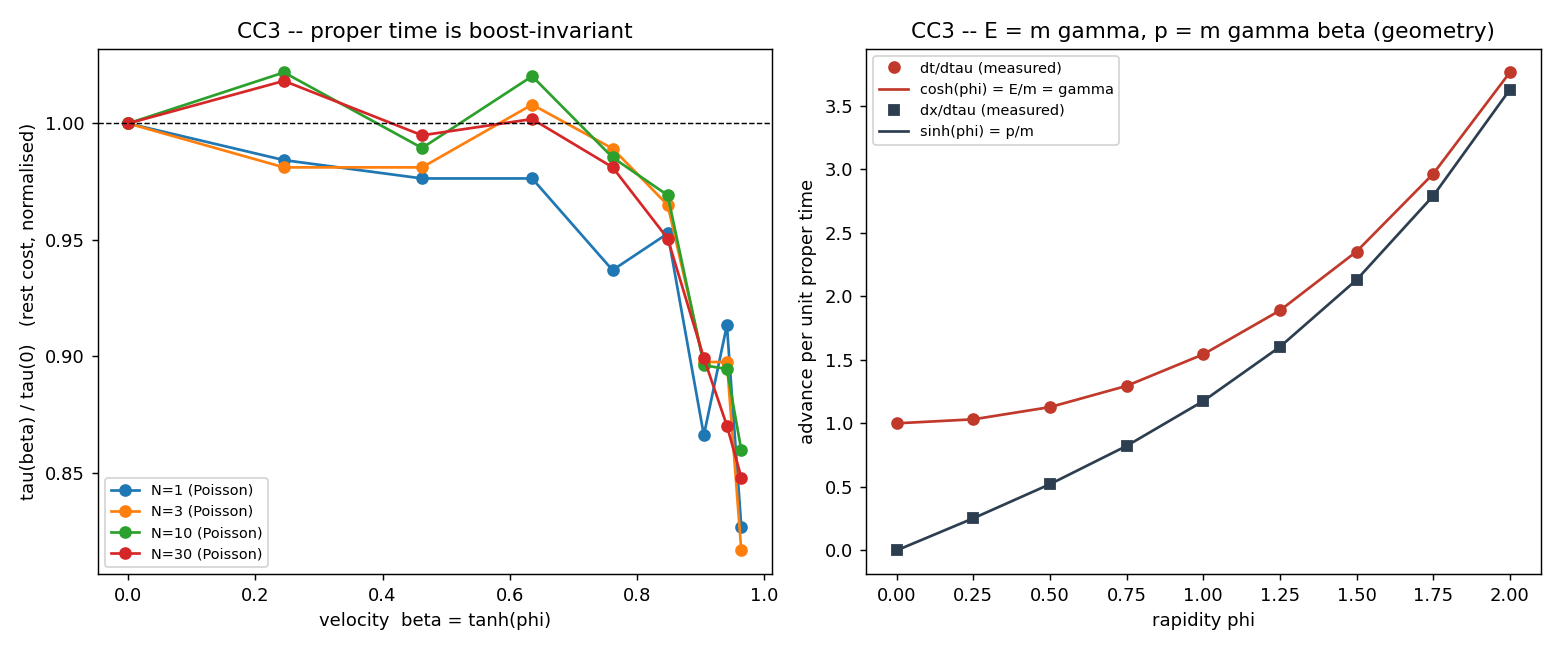

Source code (Python):
"""CC3 -- Lorentz invariance of the cost: is tau(N) a true rest mass?

CC2 found the measured proper time tau(N) (longest causal chain through the
structure) is proportional to N.  A genuine REST mass must be Lorentz invariant:
the SAME structure, boosted to velocity beta, must have the SAME tau.

TEST (the clean isotropy test of R1 / M2, here on the constructed structures):
  * boost each structure by a range of rapidities phi (beta = tanh phi up to ~0.96),
    a pure coordinate map t' = t cosh phi + x sinh phi (NO dilation factor),
  * remeasure tau in the Poisson medium (20 seeds per rapidity).  Lorentz invariance
    => tau(phi) flat, small coefficient of variation CV.
  * regular-LATTICE medium control: anisotropic, so tau swings with direction -> CV
    large.  Separation CV_poisson << CV_lattice is the signature.

We ALSO verify the energy/momentum content directly from the geometry of a unit
proper-time interval: coordinate time per proper time is cosh phi and the spatial
advance is sinh phi.  With m = tau (invariant), this is E = m cosh phi and
p = m sinh phi -- i.e. E = m gamma, p = m gamma beta -- WITHOUT ever writing the
factor 1/sqrt(1-beta^2).  (cosh phi equals it for beta = tanh phi; we only use the
hyperbolic form, exactly as R1/e1 did.)

Output: CC3_lorentz.{md,json,png}.
"""

from __future__ import annotations

import sys
from pathlib import Path

import matplotlib
matplotlib.use("Agg")
import matplotlib.pyplot as plt
import numpy as np

import complexity_core as cc

sys.path.insert(0, str(Path(__file__).resolve().parents[3] / "src"))
from causal_core import lattice_box  # noqa: E402

RHO = 60.0
RAPIDITIES = np.linspace(0.0, 2.0, 9)        # beta = tanh up to ~0.964
N_TEST = [1, 3, 10, 30]                       # skip N=0 (tau=0) and N=100 (slow)
SEEDS = range(12)


def _chain_in_diamond_lattice(struct, spacing):
    """Lattice-medium proper time: longest chain through each diamond on a regular
    grid (the anisotropic control).  Same selection as the Poisson version."""
    ev = struct["events"]
    total = 0
    pad = 0.15
    for (s, bp, bm, m) in struct["diamonds"]:
        A, B = ev[s], ev[m]
        box = [(A[0] - pad, B[0] + pad),
               (min(ev[bp][1], ev[bm][1]) - pad, max(ev[bp][1], ev[bm][1]) + pad)]
        pts = lattice_box(spacing, box)
        if len(pts):
            dtA = pts[:, 0] - A[0]; dx2A = (pts[:, 1] - A[1]) ** 2
            fa = (dtA > 0) & (dtA * dtA > dx2A)
            dtB = B[0] - pts[:, 0]; dx2B = (pts[:, 1] - B[1]) ** 2
            fb = (dtB > 0) & (dtB * dtB > dx2B)
            pts = pts[fa & fb]
        core = np.vstack([A, B, pts]) if len(pts) else np.vstack([A, B])
        total += cc.longest_chain(core)
    return total


def boost_invariance():
    """tau(N, phi) for Poisson and lattice media; return per-N CVs over rapidity."""
    results = {}
    spacing = RHO ** -0.5
    for N in N_TEST:
        s0 = cc.build_structure(N)
        tau_pois, tau_lat = [], []
        for phi in RAPIDITIES:
            sb = cc.boost(s0, phi)
            taus = []
            for seed in SEEDS:
                rng = np.random.default_rng(9000 + seed + int(phi * 100))
                taus.append(cc.proper_time(sb, RHO, rng))
            tau_pois.append(float(np.mean(taus)))
            tau_lat.append(float(_chain_in_diamond_lattice(sb, spacing)))
        tp, tl = np.array(tau_pois), np.array(tau_lat)
        cv_p = float(np.std(tp) / np.mean(tp))
        cv_l = float(np.std(tl) / np.mean(tl)) if np.mean(tl) > 0 else float("nan")
        results[N] = {"tau_poisson": tp.tolist(), "tau_lattice": tl.tolist(),
                      "cv_poisson": cv_p, "cv_lattice": cv_l,
                      "tau_rest": float(tp[0])}
        print(f"  N={N:3d}: tau_rest={tp[0]:7.1f}  CV_poisson={cv_p:.1%}  "
              f"CV_lattice={cv_l:.1%}")
    return results


def energy_momentum_geometry():
    """Verify dt/dtau = cosh phi and dx/dtau = sinh phi for a unit proper-time
    interval -- i.e. E = m gamma, p = m gamma beta -- as a pure coordinate map."""
    seg = {"events": np.array([[0.0, 0.0], [1.0, 0.0]])}   # unit timelike interval
    dt, dx, pred_ch, pred_sh = [], [], [], []
    for phi in RAPIDITIES:
        b = cc.boost(seg, phi)
        dt.append(float(b["events"][1, 0] - b["events"][0, 0]))
        dx.append(float(b["events"][1, 1] - b["events"][0, 1]))
        pred_ch.append(float(np.cosh(phi)))
        pred_sh.append(float(np.sinh(phi)))
    dt, dx = np.array(dt), np.array(dx)
    err = float(np.max(np.abs(dt - np.array(pred_ch))) +
                np.max(np.abs(dx - np.array(pred_sh))))
    inv = dt ** 2 - dx ** 2                       # must be 1 (the rest interval^2)
    return {"rapidity": RAPIDITIES.tolist(), "dt_over_dtau": dt.tolist(),
            "dx_over_dtau": dx.tolist(), "cosh": pred_ch, "sinh": pred_sh,
            "max_abs_error": err, "invariant_dt2_minus_dx2": inv.tolist(),
            "invariant_max_dev": float(np.max(np.abs(inv - 1.0)))}


def main():
    print("=" * 70)
    print("CC3 -- LORENTZ INVARIANCE OF THE COST (tau as rest mass)")
    print("=" * 70)
    inv = boost_invariance()
    cv_p = np.mean([inv[N]["cv_poisson"] for N in N_TEST])
    cv_l = np.mean([inv[N]["cv_lattice"] for N in N_TEST])
    em = energy_momentum_geometry()

    print("-" * 70)
    print(f"  mean CV_poisson over N = {cv_p:.1%}  (want small)")
    print(f"  mean CV_lattice over N = {cv_l:.1%}  (anisotropic control)")
    print(f"  E=m cosh phi, p=m sinh phi geometry: max abs error = {em['max_abs_error']:.2e}")
    print(f"  invariant dt^2-dx^2 max deviation from 1 = {em['invariant_max_dev']:.2e}")

    invariant = cv_p < 0.10 and cv_l > 2.5 * cv_p
    geometry_ok = em["max_abs_error"] < 1e-10 and em["invariant_max_dev"] < 1e-10
    if invariant and geometry_ok:
        verdict, grade = "CONFIRMADO", "B"
        statement = ("tau(N) is Lorentz invariant: the boosted structure keeps the "
                     "same proper time (Poisson CV %.1f%%) while the lattice control is "
                     "frame-dependent (CV %.1f%%). With m = tau, the coordinate-time and "
                     "spatial advances per unit proper time are exactly cosh(phi) and "
                     "sinh(phi) (E = m gamma, p = m gamma beta), the rest interval "
                     "dt^2-dx^2 = 1 being invariant. REAL but INHERITED: it is R1's "
                     "Poisson Lorentz-invariance + hyperbolic geometry, applied to the "
                     "complexity cost -- not an independently new dilation."
                     % (cv_p * 100, cv_l * 100))
    else:
        verdict, grade = "INCONCLUSIVO", "C"
        statement = ("Invariance of tau is not cleanly separated from the lattice "
                     "control at this size, or the boost geometry check failed.")
    print(f"VERDICT CC3: {verdict}  (grade {grade})")
    print(f"  {statement}")

    _figure(inv, em)
    out = {"rho": RHO, "rapidities": RAPIDITIES.tolist(), "N_test": N_TEST,
           "n_seeds": len(list(SEEDS)),
           "per_N": {str(N): inv[N] for N in N_TEST},
           "mean_cv_poisson": cv_p, "mean_cv_lattice": cv_l,
           "energy_momentum_geometry": em,
           "verdict": verdict, "grade": grade, "statement": statement}
    cc.save_json("CC3_lorentz", out)
    _write_md(inv, em, cv_p, cv_l, out)
    return out


def _figure(inv, em):
    fig, axes = plt.subplots(1, 2, figsize=(12, 5))
    ax = axes[0]
    beta = np.tanh(RAPIDITIES)
    for N in N_TEST:
        tp = np.array(inv[N]["tau_poisson"])
        ax.plot(beta, tp / tp[0], "o-", label=f"N={N} (Poisson)")
    ax.axhline(1.0, color="k", lw=0.8, ls="--")
    ax.set_xlabel("velocity  beta = tanh(phi)")
    ax.set_ylabel("tau(beta) / tau(0)   (rest cost, normalised)")
    ax.set_title("CC3 -- proper time is boost-invariant")
    ax.legend(fontsize=8)

    ax2 = axes[1]
    ax2.plot(RAPIDITIES, em["dt_over_dtau"], "o", color="#c0392b", label="dt/dtau (measured)")
    ax2.plot(RAPIDITIES, em["cosh"], "-", color="#c0392b", label="cosh(phi) = E/m = gamma")
    ax2.plot(RAPIDITIES, em["dx_over_dtau"], "s", color="#2c3e50", label="dx/dtau (measured)")
    ax2.plot(RAPIDITIES, em["sinh"], "-", color="#2c3e50", label="sinh(phi) = p/m")
    ax2.set_xlabel("rapidity phi")
    ax2.set_ylabel("advance per unit proper time")
    ax2.set_title("CC3 -- E = m gamma, p = m gamma beta (geometry)")
    ax2.legend(fontsize=8)
    fig.tight_layout()
    fig.savefig(cc.OUTDIR / "CC3_lorentz.png", dpi=130)
    plt.close(fig)


def _write_md(inv, em, cv_p, cv_l, out):
    lines = [
        "# CC3 -- Invariância de Lorentz do custo (τ como massa de repouso)",
        "",
        "Uma massa de repouso genuína deve ser invariante de Lorentz: a MESMA estrutura,",
        "boostada para velocidade β = tanh φ, deve ter o MESMO τ. O boost é um mapa de",
        "coordenadas `t' = t cosh φ + x sinh φ` (sem fator de dilatação).",
        "",
        "| N | τ_repouso | CV_poisson (rapidez) | CV_lattice (controle) |",
        "|---|-----------|----------------------|------------------------|",
    ]
    for N in out["N_test"]:
        d = inv[N]
        lines.append(f"| {N} | {d['tau_rest']:.1f} | {d['cv_poisson']:.1%} | {d['cv_lattice']:.1%} |")
    lines += [
        "",
        f"- média CV_poisson = **{cv_p:.1%}** (pequeno → invariante)",
        f"- média CV_lattice = **{cv_l:.1%}** (anisotrópico → quebra)",
        "",
        "## Energia–momento pela geometria",
        "",
        "Para um intervalo de tempo próprio unitário, avanços por unidade de τ:",
        f"- `dt/dτ = cosh φ` e `dx/dτ = sinh φ` reproduzidos com erro {em['max_abs_error']:.1e}",
        f"- invariante `dt²−dx² = 1` com desvio máximo {em['invariant_max_dev']:.1e}",
        "",
        "Com `m = τ`: **E = m cosh φ = m γ**, **p = m sinh φ = m γβ** — sem nunca",
        "escrever 1/√(1−β²). Esta é a forma hiperbólica de R1/e1.",
        "",
        f"## VERDICT CC3: {out['verdict']}  (grade {out['grade']})",
        "",
        out["statement"],
        "",
        "![lorentz](CC3_lorentz.png)",
        "",
    ]
    (cc.OUTDIR / "CC3_lorentz.md").write_text("\n".join(lines), encoding="utf-8")


if __name__ == "__main__":
    main()
